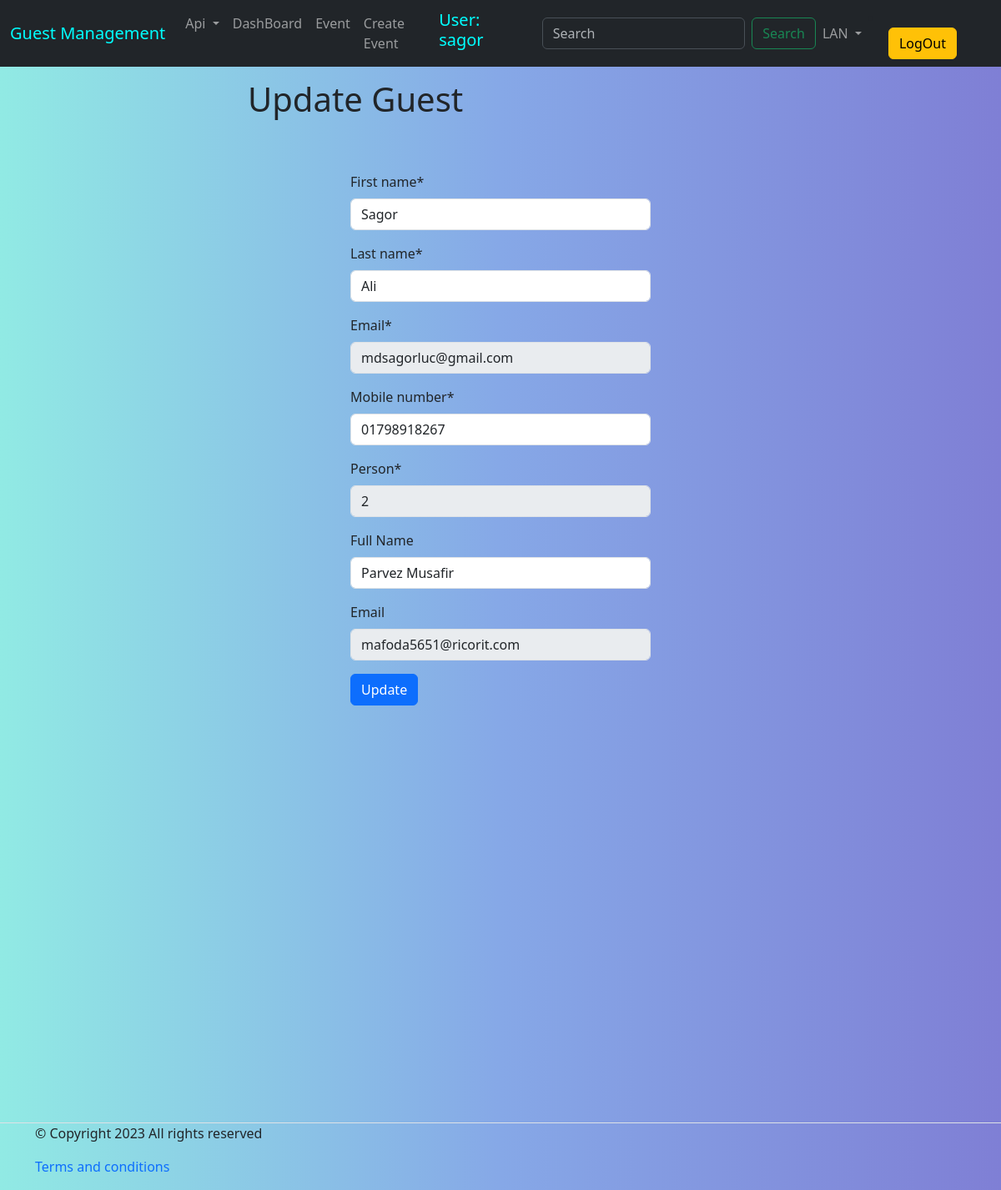
The app's page /event/update_guest/1/ (signed in) with its own data.
### API_authentication/models.py (models this page shows, shortened)
class User(AbstractUser):
    username          = models.CharField(max_length=150, null=True)
    email             = models.EmailField(unique=True)
    is_active         = models.BooleanField(default=False)
    is_verified       = models.BooleanField(default=False)
    verification_otp  = models.CharField(max_length=6 , null=True, blank=True)
    USERNAME_FIELD = 'email'
    REQUIRED_FIELDS = ['username']
    objects = UserManager()

### event/models.py (models this page shows, shortened)
class EventRegistration(models.Model):
    userE       = models.ForeignKey(User, on_delete=models.CASCADE, default=False, related_name='registration')
    event       = models.ForeignKey(CreateEvent, on_delete=models.CASCADE, blank=True, related_name='event')
    firstName   = models.CharField(max_length=25, blank=False)
    lastName    = models.CharField(max_length= 25, blank=False)
    email       = models.EmailField(max_length= 50, blank=False)
    friendName  = models.CharField(max_length=50, blank=True)
    friendEmail = models.EmailField(max_length=100, blank=True)
    phoneNumber = models.CharField(max_length=14, blank=False)
    totalPerson = models.IntegerField(blank=False)
    token_num   = models.CharField(max_length=21, unique=True, null=False)
    createDate  = models.DateTimeField(auto_now_add= True, null=True)
    modifyDate  = models.DateTimeField(auto_now= True)
    class Meta:
        verbose_name = 'Event Registration'
        verbose_name_plural = 'Event Registrations'
        ordering = ['id']

### event/views.py (the view)
# urls.py: path('update_guest/<int:id>/', update_guest, name="update_guest"),
@login_required
def update_guest(request, id=None):
    guest = get_object_or_404(EventRegistration, id=id)
    if request.method == 'POST':
        form = UpdateGuestForm(request.POST, instance = guest)
        if form.is_valid():
            input_person = form.cleaned_data['totalPerson']
            if input_person > 2:
               messages.error(request, 'Person should not be more the 2.')
            guest_previus_data = EventRegistration.objects.filter(pk=guest.id).first()
            is_changes = track_changes_guest(guest_previus_data, guest)
            if not is_changes:
                messages.success(request, 'Nothings updated')
                return redirect('update_guest', guest.id)
            form.save()
            messages.success(request, 'Your infomation updated successfully.')
            return redirect('guest_details', guest.id)
    else:
        form = UpdateGuestForm(instance = guest)
    return render(request, 'update_guest.html', {'form': form})

### event/templates/update_guest.html (shortened to what this page needs)
{% extends 'base.html' %}
{% load crispy_forms_tags %}
{% block body %}
    <h1 id="moving-title" style="width: 53%; margin: auto;text-align: left; padding: 15px; font-size: 40px">
        Update Guest
    </h1>
    <br>
    <div style="width: 30%; margin: auto; margin-bottom: 100px;">
        <form method= 'POST' id="myForm">
            <div style="color:red" class="is-invalid" id="friendEmail"></div><br>
            {{form|crispy}}
            <input class="btn btn-primary" type="submit" value="Update">
        </form>
    </div>
{% endblock body %}

### templates/base.html (shortened to what this page needs)
<!DOCTYPE html>
{% load static %}
{% load i18n %}
<html lang="en" dir={% trans "dir" %}>
<head>
  <link href="https://cdn.jsdelivr.net/npm/bootstrap@5.3.1/dist/css/bootstrap.min.css" rel="stylesheet">
  <link rel="stylesheet" href="{% static "css/message_style.css" %}">
  <link rel="stylesheet" href="{% static "css/style.css" %}">
  <link rel="stylesheet" href="{% static "css/popup_style.css" %}">
</head>
<body>
  {% if request.user.is_authenticated %}
    <nav class="navbar navbar-expand-lg bg-dark" data-bs-theme="dark">
      <div class="container-fluid">
        <a class="navbar-brand " href="#" style="color: aqua">
          Guest Management
        </a>
        <div class="collapse navbar-collapse" id="navbarSupportedContent">
          <ul class="navbar-nav me-auto mb-2 mb-lg-0">
            <li class="nav-item dropdown">
              <a class="nav-link dropdown-toggle" href="#" id="navbarDropdown" role="button" data-bs-toggle="dropdown" aria-expanded="false">
                Api
              </a>
            </li>
            <li class="nav-item">
              <a class="nav-link" href="{% url "dashboard" %}">DashBoard</a>
            </li>
            <li class="nav-item">
              <a class="nav-link" href="{% url "home" %}">Event</a>
            </li>
            <li class="nav-item">
              <a class="nav-link" href="{% url "create_event" %}">Create Event</a>
            </li>
          </ul>
          <h5 style="color:aqua;margin-right: 20px;">User: {{user.username}}</h5>
          <form class="d-flex" role="search" action="{% url "search" %}" method="GET">
            <input class="form-control me-2" name="keyword" type="search" placeholder="Search" aria-label="Search">
            <button class="btn btn-outline-success" type="submit">Search</button>
          </form>
        <div class="dropdown me-auto">
          {% get_current_language as CURRENT_LANGUAGE %}
          {% get_available_languages as AVAILABLE_LANGUAGES %}
          {% get_language_info_list for AVAILABLE_LANGUAGES as languages %}
          <ul class="navbar-nav me-auto mb-2 mb-lg-0">
            <li class="nav-item dropdown">
              <a class="nav-link dropdown-toggle" href="#" id="navbarDropdown" role="button" data-bs-toggle="dropdown" aria-expanded="false">
                LAN
              </a>
            </li>
          </ul>
        </div>
        <li class="nav-item">
            <a href="{% url "logout" %}" class="btn btn-warning mx-4">LogOut</a>
          </li>
        </div>
      </div>
    </nav>
  {% endif %}
{% block body %}
{% endblock body %}
  {% if request.user.is_authenticated %}
    <footer class="section-footer border-top padding-y" style="margin-top: 500px;">
      <div class="container">
        <p class="float-md-right">&copy Copyright 2023 All rights reserved</p>
        <p>
          <a href="#" style="text-decoration: None">Terms and conditions</a>
        </p>
      </div>
    </footer>
  {% endif %}
</body>
</html>

### static/css/style.css (style rules this page uses)
#moving-title { animation: moveRightToLeft 15s linear infinite; }
body, html { height: 100%; margin: 0; background: #7f7fd5; background: -webkit-linear-gradient(to right, #91eae4, #86a8e7, #7f7fd5); background: linear-gradient(to right, #91eae4, #86a8e7, #7f7fd5); }
.container { align-content: center; }

### records on screen
User: username "sagor"
EventRegistration: firstName "Sagor", lastName "Ali", email "mdsagorluc@gmail.com", phoneNumber "01798918267", totalPerson "2", friendName "Parvez Musafir", friendEmail "mafoda5651@ricorit.com"
